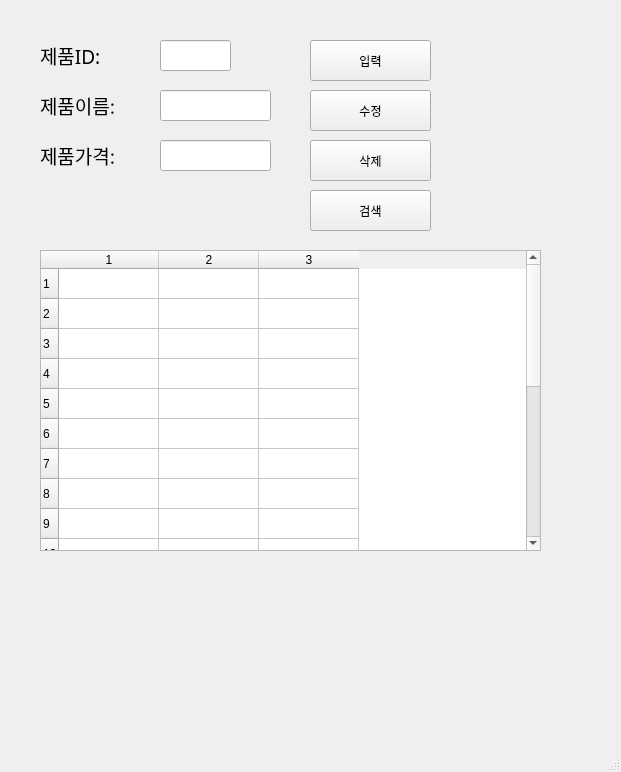
<?xml version="1.0" encoding="UTF-8"?>
<ui version="4.0">
 <class>MainWindow</class>
 <widget class="QMainWindow" name="MainWindow">
  <property name="geometry">
   <rect>
    <x>0</x>
    <y>0</y>
    <width>621</width>
    <height>772</height>
   </rect>
  </property>
  <property name="windowTitle">
   <string>MainWindow</string>
  </property>
  <widget class="QWidget" name="centralwidget">
   <widget class="QLabel" name="label">
    <property name="geometry">
     <rect>
      <x>40</x>
      <y>40</y>
      <width>81</width>
      <height>31</height>
     </rect>
    </property>
    <property name="font">
     <font>
      <family>맑은 고딕</family>
      <pointsize>14</pointsize>
     </font>
    </property>
    <property name="text">
     <string>제품ID:</string>
    </property>
   </widget>
   <widget class="QLabel" name="label_2">
    <property name="geometry">
     <rect>
      <x>40</x>
      <y>90</y>
      <width>101</width>
      <height>31</height>
     </rect>
    </property>
    <property name="font">
     <font>
      <family>맑은 고딕</family>
      <pointsize>14</pointsize>
     </font>
    </property>
    <property name="text">
     <string>제품이름:</string>
    </property>
   </widget>
   <widget class="QLabel" name="label_3">
    <property name="geometry">
     <rect>
      <x>40</x>
      <y>140</y>
      <width>101</width>
      <height>31</height>
     </rect>
    </property>
    <property name="font">
     <font>
      <family>맑은 고딕</family>
      <pointsize>14</pointsize>
     </font>
    </property>
    <property name="text">
     <string>제품가격:</string>
    </property>
   </widget>
   <widget class="QLineEdit" name="prodID">
    <property name="geometry">
     <rect>
      <x>160</x>
      <y>40</y>
      <width>71</width>
      <height>31</height>
     </rect>
    </property>
   </widget>
   <widget class="QLineEdit" name="prodName">
    <property name="geometry">
     <rect>
      <x>160</x>
      <y>90</y>
      <width>111</width>
      <height>31</height>
     </rect>
    </property>
   </widget>
   <widget class="QLineEdit" name="prodPrice">
    <property name="geometry">
     <rect>
      <x>160</x>
      <y>140</y>
      <width>111</width>
      <height>31</height>
     </rect>
    </property>
   </widget>
   <widget class="QPushButton" name="pushButton">
    <property name="geometry">
     <rect>
      <x>310</x>
      <y>40</y>
      <width>121</width>
      <height>41</height>
     </rect>
    </property>
    <property name="text">
     <string>입력</string>
    </property>
   </widget>
   <widget class="QPushButton" name="pushButton_2">
    <property name="geometry">
     <rect>
      <x>310</x>
      <y>90</y>
      <width>121</width>
      <height>41</height>
     </rect>
    </property>
    <property name="text">
     <string>수정</string>
    </property>
   </widget>
   <widget class="QPushButton" name="pushButton_3">
    <property name="geometry">
     <rect>
      <x>310</x>
      <y>140</y>
      <width>121</width>
      <height>41</height>
     </rect>
    </property>
    <property name="text">
     <string>삭제</string>
    </property>
   </widget>
   <widget class="QPushButton" name="pushButton_4">
    <property name="geometry">
     <rect>
      <x>310</x>
      <y>190</y>
      <width>121</width>
      <height>41</height>
     </rect>
    </property>
    <property name="text">
     <string>검색</string>
    </property>
   </widget>
   <widget class="QTableWidget" name="tableWidget">
    <property name="geometry">
     <rect>
      <x>40</x>
      <y>250</y>
      <width>501</width>
      <height>301</height>
     </rect>
    </property>
    <property name="rowCount">
     <number>20</number>
    </property>
    <property name="columnCount">
     <number>3</number>
    </property>
    <row/>
    <row/>
    <row/>
    <row/>
    <row/>
    <row/>
    <row/>
    <row/>
    <row/>
    <row/>
    <row/>
    <row/>
    <row/>
    <row/>
    <row/>
    <row/>
    <row/>
    <row/>
    <row/>
    <row/>
    <column/>
    <column/>
    <column/>
   </widget>
  </widget>
  <widget class="QMenuBar" name="menubar">
   <property name="geometry">
    <rect>
     <x>0</x>
     <y>0</y>
     <width>621</width>
     <height>26</height>
    </rect>
   </property>
  </widget>
  <widget class="QStatusBar" name="statusbar"/>
 </widget>
 <resources/>
 <connections>
  <connection>
   <sender>pushButton</sender>
   <signal>clicked()</signal>
   <receiver>MainWindow</receiver>
   <slot>addProduct()</slot>
   <hints>
    <hint type="sourcelabel">
     <x>394</x>
     <y>72</y>
    </hint>
    <hint type="destinationlabel">
     <x>470</x>
     <y>95</y>
    </hint>
   </hints>
  </connection>
  <connection>
   <sender>pushButton_2</sender>
   <signal>clicked()</signal>
   <receiver>MainWindow</receiver>
   <slot>updateProduct()</slot>
   <hints>
    <hint type="sourcelabel">
     <x>418</x>
     <y>129</y>
    </hint>
    <hint type="destinationlabel">
     <x>470</x>
     <y>136</y>
    </hint>
   </hints>
  </connection>
  <connection>
   <sender>pushButton_3</sender>
   <signal>clicked()</signal>
   <receiver>MainWindow</receiver>
   <slot>removeProduct()</slot>
   <hints>
    <hint type="sourcelabel">
     <x>409</x>
     <y>175</y>
    </hint>
    <hint type="destinationlabel">
     <x>469</x>
     <y>183</y>
    </hint>
   </hints>
  </connection>
  <connection>
   <sender>pushButton_4</sender>
   <signal>clicked()</signal>
   <receiver>MainWindow</receiver>
   <slot>getProduct()</slot>
   <hints>
    <hint type="sourcelabel">
     <x>406</x>
     <y>219</y>
    </hint>
    <hint type="destinationlabel">
     <x>471</x>
     <y>229</y>
    </hint>
   </hints>
  </connection>
 </connections>
 <slots>
  <slot>addProduct()</slot>
  <slot>updateProduct()</slot>
  <slot>removeProduct()</slot>
  <slot>getProduct()</slot>
 </slots>
</ui>
